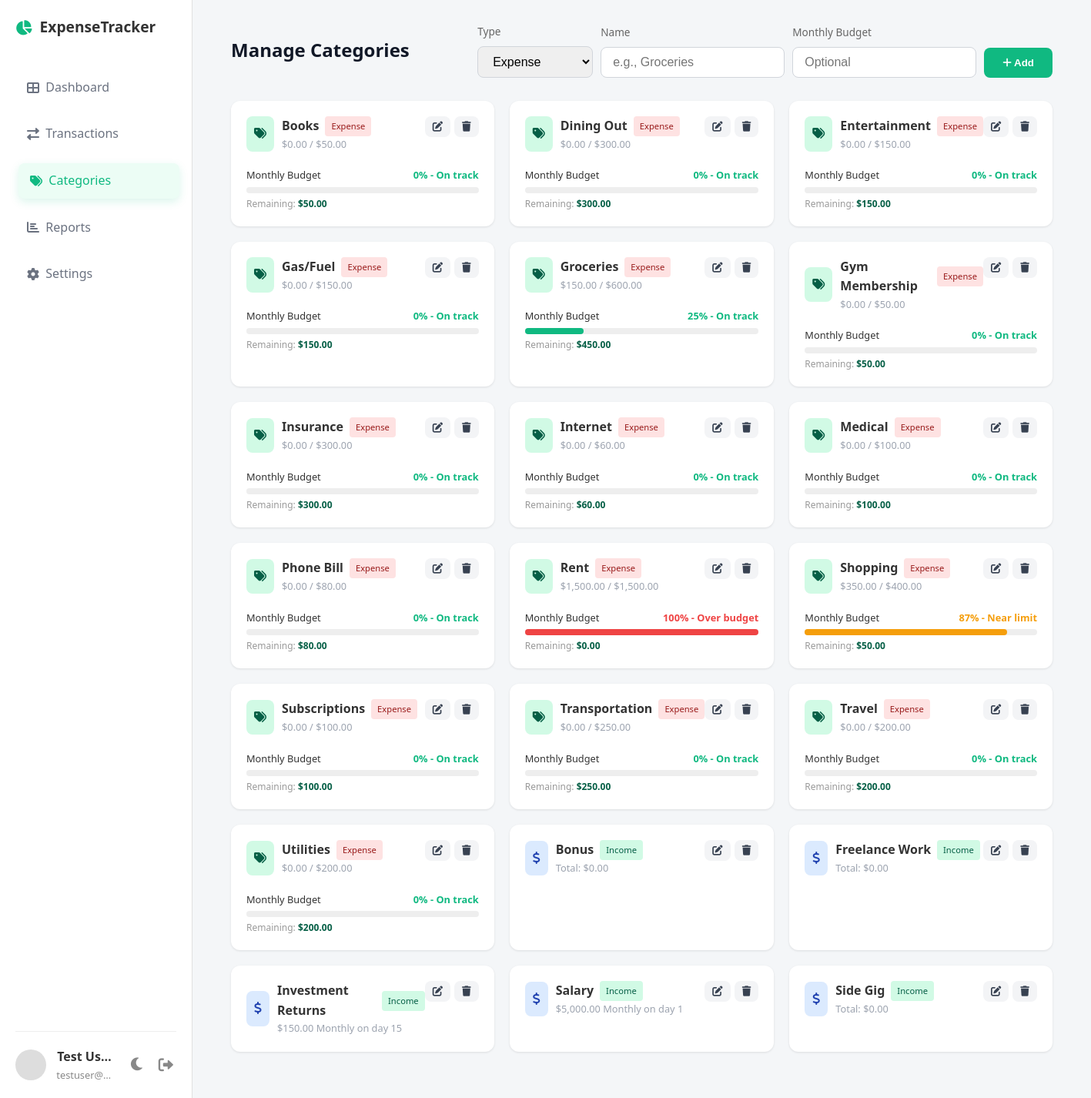
/BudgetCategoryManager.php (signed in), run on the app's committed database.
### tables this page shows
CREATE TABLE IF NOT EXISTS `categories` (
  `id` INT UNSIGNED NOT NULL AUTO_INCREMENT,
  `user_id` INT UNSIGNED NOT NULL,
  `name` VARCHAR(100) NOT NULL,
  `type` ENUM('income','expense') DEFAULT 'expense',
  `monthly_budget` DECIMAL(10,2) NULL,
  `recurring_frequency` ENUM('weekly','biweekly','monthly','quarterly','yearly') NULL,
  `recurring_amount` DECIMAL(10,2) NULL,
  `recurring_date` INT NULL COMMENT 'Day of month (1-31) or week number for weekly cycles',
  `last_recurring_date` DATE NULL COMMENT 'Track when last recurring transaction was logged',
  `created_at` TIMESTAMP NOT NULL DEFAULT CURRENT_TIMESTAMP,
  PRIMARY KEY (`id`),
  KEY `idx_categories_user` (`user_id`),
  KEY `idx_categories_type` (`type`),
  CONSTRAINT `fk_categories_user` FOREIGN KEY (`user_id`) REFERENCES `users`(`id`) ON DELETE CASCADE
);

### includes/auth.php (called while the page is built, shortened)
<?php
function is_logged_in() {
    return !empty($_SESSION['user_id']);
}
function get_user_currency() {
    if (is_logged_in() && isset($_SESSION['user_currency'])) {
        return $_SESSION['user_currency'];
    }
    return 'USD';
}
function get_currency_symbol($currency = null) {
    if ($currency === null) {
        $currency = get_user_currency();
    }
    $symbols = [
        'USD' => '$',
        'EUR' => '€',
        'GBP' => '£',
        'MYR' => 'RM',
        'JPY' => '¥',
        'AUD' => 'A$',
        'CAD' => 'C$',
        'CHF' => 'CHF',
        'CNY' => '¥',
        'INR' => '₹',
        'SGD' => 'S$',
    ];
    return isset($symbols[$currency]) ? $symbols[$currency] : '$';
}
function e($str) {
    return htmlspecialchars((string)$str, ENT_QUOTES, 'UTF-8');
}
?>

### BudgetCategoryManager.php (the view, shortened to what this page needs)
<?php
require_once __DIR__ . '/includes/auth.php';
$pdo = db();
$uid = (int)$_SESSION['user_id'];
$stmt = $pdo->prepare('SELECT id, name, type, monthly_budget, recurring_frequency, recurring_amount, recurring_date, last_recurring_date FROM categories WHERE user_id = ? ORDER BY type DESC, name');
$stmt->execute([$uid]);
$categories = $stmt->fetchAll();
include 'includes/header.php';
?>
<header>
    <h2>Manage Categories</h2>
    <form action="BudgetCategoryManager.php" method="POST" style="display:flex; gap:10px; align-items:end; flex-wrap:wrap;">
        <div class="form-group" style="margin:0;">
            <label style="display:block;font-size:0.85rem;color:#666;">Type</label>
            <select name="type" id="createType" style="width:150px;" onchange="toggleRecurringFields('createType');">
                <option value="expense">Expense</option>
            </select>
        </div>
        <div class="form-group" style="margin:0;">
            <label style="display:block;font-size:0.85rem;color:#666;">Name</label>
            <input type="text" name="name" placeholder="e.g., Groceries" required>
        </div>
        <div class="form-group" style="margin:0;" id="budgetField">
            <label style="display:block;font-size:0.85rem;color:#666;">Monthly Budget</label>
            <input type="number" step="0.01" name="monthly_budget" placeholder="Optional">
        </div>
        <button class="btn btn-primary" style="width:auto; margin-top:20px;"><i class="fas fa-plus"></i> Add</button>
    </form>
</header>
<div class="grid-3">
    <?php foreach ($categories as $cat): ?>
        <?php
            $isExpense = $cat['type'] === 'expense';
            $s = $pdo->prepare("SELECT SUM(amount) AS spent FROM transactions WHERE user_id=? AND category_id=? AND type=? AND DATE_FORMAT(`date`,'%Y-%m') = ?");
            $s->execute([$uid, $cat['id'], $cat['type'], date('Y-m')]);
            $rowSpent = $s->fetch();
            $spent = isset($rowSpent['spent']) && $rowSpent['spent'] !== null ? (float)$rowSpent['spent'] : 0;
            $budget = $cat['monthly_budget'] !== null ? (float)$cat['monthly_budget'] : 0;
            $pct = $budget > 0 ? min(100, ($spent/$budget)*100) : 0;
            $recurFreq = $cat['recurring_frequency'];
            $recurAmount = $cat['recurring_amount'] !== null ? (float)$cat['recurring_amount'] : 0;
            $recurDate = $cat['recurring_date'];
            $statusColor = '#10b981';
            $statusText = 'On track';
            if ($budget > 0) {
                if ($pct >= 100) {
                    $statusColor = '#ef4444';
                    $statusText = 'Over budget';
                } elseif ($pct >= 80) {
                    $statusColor = '#f59e0b';
                    $statusText = 'Near limit';
                }
            }
        ?>
        <div class="card">
            <div style="display:flex; justify-content:space-between; align-items:flex-start;">
                <div style="display:flex; gap:10px; align-items:center; flex:1;">
                    <div style="background:<?php echo $isExpense ? '#d1fae5' : '#dbeafe'; ?>; padding:10px; border-radius:8px; color:<?php echo $isExpense ? '#065f46' : '#1e40af'; ?>;"><i class="fas <?php echo $isExpense ? 'fa-tags' : 'fa-dollar-sign'; ?>"></i></div>
                    <div style="flex:1;">
                        <div style="display:flex; align-items:center; gap:8px;">
                            <strong><?php echo e($cat['name']); ?></strong>
                            <span class="badge <?php echo $isExpense ? 'badge-expense' : 'badge-income'; ?>" style="font-size:0.7rem;"><?php echo ucfirst($cat['type']); ?></span>
                        </div>
                        <div class="text-muted" style="font-size:0.8rem;">
                            <?php if ($isExpense && $budget>0): ?>
                                <?php echo get_currency_symbol(); ?><?php echo number_format($spent,2); ?> / <?php echo get_currency_symbol(); ?><?php echo number_format($budget,2); ?>
                            <?php elseif ($isExpense): ?>
                                <span style="color:#f59e0b;">Budget not set</span>
                            <?php elseif ($recurFreq): ?>
                                <?php echo get_currency_symbol(); ?><?php echo number_format($recurAmount,2); ?> <?php echo ucfirst($recurFreq); ?> on day <?php echo (int)$recurDate; ?>
                            <?php else: ?>
                                Total: <?php echo get_currency_symbol(); ?><?php echo number_format($spent,2); ?>
                            <?php endif; ?>
                        </div>
                    </div>
                </div>
                <div style="display:flex; gap:5px;">
                    <button class="btn btn-secondary" style="padding:6px 10px;" onclick="document.getElementById('editForm<?php echo (int)$cat['id']; ?>').style.display='block';" title="Edit"><i class="fas fa-edit"></i></button>
                    <form action="BudgetCategoryManager.php" method="POST" onsubmit="return confirm('Delete this category?');" style="margin:0;">
                        <button class="btn btn-secondary" style="padding:6px 10px;" title="Delete"><i class="fas fa-trash"></i></button>
                    </form>
                </div>
            </div>
            <?php if ($isExpense && $budget>0): ?>
            <div class="mt-2">
                <div style="display:flex; justify-content:space-between; font-size:0.8rem; margin-bottom:5px;">
                    <span>Monthly Budget</span>
                    <span style="color:<?php echo $statusColor; ?>; font-weight:bold;"><?php echo (int)$pct; ?>% - <?php echo $statusText; ?></span>
                </div>
                <div style="height: 8px; background: #eee; border-radius: 4px;">
                    <div style="height: 100%; width: <?php echo (int)$pct; ?>%; background: <?php echo $statusColor; ?>; border-radius: 4px;"></div>
                </div>
                <div style="font-size:0.75rem; color:#999; margin-top:4px;">
                    Remaining: <strong style="color:<?php echo $budget-$spent < 0 ? '#ef4444' : '#065f46'; ?>"><?php echo get_currency_symbol(); ?><?php echo number_format(max(0, $budget-$spent),2); ?></strong>
                </div>
            </div>
            <?php endif; ?>
        </div>
    <?php endforeach; ?>
</div>
<?php include 'includes/footer.php'; ?>

### styles_and_layout.css (style rules this page uses)
* { box-sizing: border-box; margin: 0; padding: 0; }
body { font-family: 'Segoe UI', Tahoma, Geneva, Verdana, sans-serif; background-color: #f4f6f8; color: #333; line-height: 1.6; display: flex; min-height: 100vh; }
h1, h2, h3 { color: #111827; }
header { display: flex; justify-content: space-between; align-items: center; margin-bottom: 30px; }
.card { background: white; border-radius: 12px; padding: 20px; box-shadow: 0 1px 3px rgba(0,0,0,0.1); }
.grid-3 { display: grid; grid-template-columns: repeat(3, 1fr); gap: 20px; margin-bottom: 30px; }
.form-group { margin-bottom: 20px; }
label { display: block; margin-bottom: 8px; font-weight: 500; color: #374151; }
input[type="text"], input[type="email"], input[type="password"], input[type="number"], input[type="date"], select, textarea { width: 100%; padding: 10px 15px; border: 1px solid #d1d5db; border-radius: 8px; font-size: 1rem; outline: none; }
.btn { display: inline-block; padding: 12px 24px; border-radius: 8px; border: none; cursor: pointer; font-weight: 600; text-align: center; text-decoration: none; transition: background 0.3s; }
.btn-primary { background-color: #10b981; color: white; width: 100%; }
.btn-secondary { background-color: #f3f4f6; color: #374151; }
.badge { padding: 4px 8px; border-radius: 4px; font-size: 0.85rem; }
.badge-expense { background: #fee2e2; color: #991b1b; }
.badge-income { background: #d1fae5; color: #065f46; }
.text-muted { color: #9ca3af; font-size: 0.9rem; }
.mt-2 { margin-top: 20px; }

### data on the page
categories: name "Books", type "Expense", spent "0.00", monthly_budget "50.00", pct "0", statusText "On track", max(0,$budget-$spent) "50.00"
categories: name "Dining Out", type "Expense", spent "0.00", monthly_budget "300.00", pct "0", statusText "On track", max(0,$budget-$spent) "300.00"
categories: name "Entertainment", type "Expense", spent "0.00", monthly_budget "150.00", pct "0", statusText "On track", max(0,$budget-$spent) "150.00"
categories: name "Gas/Fuel", type "Expense", spent "0.00", monthly_budget "150.00", pct "0", statusText "On track", max(0,$budget-$spent) "150.00"
categories: name "Groceries", type "Expense", spent "150.00", monthly_budget "600.00", pct "25", statusText "On track", max(0, $budget-$spent) "450.00"
categories: name "Gym Membership", type "Expense", spent "0.00", monthly_budget "50.00", pct "0", statusText "On track", max(0,$budget-$spent) "50.00"
categories: name "Insurance", type "Expense", spent "0.00", monthly_budget "300.00", pct "0", statusText "On track", max(0,$budget-$spent) "300.00"
categories: name "Internet", type "Expense", spent "0.00", monthly_budget "60.00", pct "0", statusText "On track", max(0,$budget-$spent) "60.00"
categories: name "Medical", type "Expense", spent "0.00", monthly_budget "100.00", pct "0", statusText "On track", max(0,$budget-$spent) "100.00"
categories: name "Phone Bill", type "Expense", spent "0.00", monthly_budget "80.00", pct "0", statusText "On track", max(0,$budget-$spent) "80.00"
categories: name "Rent", type "Expense", spent "1,500.00", monthly_budget "1,500.00", pct "100", statusText "Over budget", max(0, $budget-$spent) "0.00"
categories: name "Shopping", type "Expense", spent "350.00", monthly_budget "400.00", pct "87", statusText "Near limit", max(0, $budget-$spent) "50.00"
categories: name "Subscriptions", type "Expense", spent "0.00", monthly_budget "100.00", pct "0", statusText "On track", max(0,$budget-$spent) "100.00"
categories: name "Transportation", type "Expense", spent "0.00", monthly_budget "250.00", pct "0", statusText "On track", max(0,$budget-$spent) "250.00"
categories: name "Travel", type "Expense", spent "0.00", monthly_budget "200.00", pct "0", statusText "On track", max(0,$budget-$spent) "200.00"
categories: name "Utilities", type "Expense", spent "0.00", monthly_budget "200.00", pct "0", statusText "On track", max(0,$budget-$spent) "200.00"
categories: name "Bonus", type "Income", spent "0.00"
categories: name "Freelance Work", type "Income", spent "0.00"
categories: name "Investment Returns", type "Income", recurring_amount "150.00", recurring_frequency "Monthly", recurring_date "15"
categories: name "Salary", type "Income", recurring_amount "5,000.00", recurring_frequency "Monthly", recurring_date "1"
categories: name "Side Gig", type "Income", spent "0.00"

### other printed values
$cu['name'] ?: 'User' "Test User"
$cu['email'] ?: '' "testuser@…"
